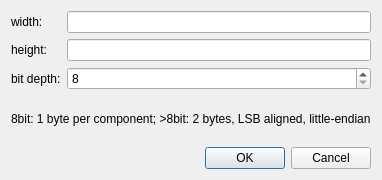
<?xml version="1.0" encoding="UTF-8"?>
<ui version="4.0">
 <class>rgbInfoDialog</class>
 <widget class="QDialog" name="rgbInfoDialog">
  <property name="geometry">
   <rect>
    <x>0</x>
    <y>0</y>
    <width>358</width>
    <height>180</height>
   </rect>
  </property>
  <property name="maximumSize">
   <size>
    <width>360</width>
    <height>200</height>
   </size>
  </property>
  <property name="windowTitle">
   <string>RGB info setting</string>
  </property>
  <layout class="QVBoxLayout" name="verticalLayout">
   <item>
    <layout class="QGridLayout" name="gridLayout">
     <item row="0" column="0">
      <widget class="QLabel" name="widthLabel">
       <property name="text">
        <string>width:</string>
       </property>
      </widget>
     </item>
     <item row="0" column="1">
      <widget class="QLineEdit" name="widthLineEdit">
       <property name="inputMask">
        <string>D0000</string>
       </property>
       <property name="maxLength">
        <number>5</number>
       </property>
      </widget>
     </item>
     <item row="1" column="0">
      <widget class="QLabel" name="heightLabel">
       <property name="text">
        <string>height:</string>
       </property>
      </widget>
     </item>
     <item row="1" column="1">
      <widget class="QLineEdit" name="heightLineEdit">
       <property name="inputMask">
        <string>D0000</string>
       </property>
       <property name="maxLength">
        <number>5</number>
       </property>
      </widget>
     </item>
     <item row="2" column="0">
      <widget class="QLabel" name="bitDepthLabel">
       <property name="text">
        <string>bit depth:</string>
       </property>
      </widget>
     </item>
     <item row="2" column="1">
      <widget class="QSpinBox" name="bitDepthSpinBox">
       <property name="minimum">
        <number>8</number>
       </property>
       <property name="maximum">
        <number>16</number>
       </property>
       <property name="singleStep">
        <number>2</number>
       </property>
      </widget>
     </item>
     <item row="3" column="0" colspan="2">
      <widget class="QLabel" name="storageHintLabel">
       <property name="text">
        <string>8bit: 1 byte per component; &gt;8bit: 2 bytes, LSB aligned, little-endian</string>
       </property>
      </widget>
     </item>
    </layout>
   </item>
   <item>
    <widget class="QDialogButtonBox" name="buttonBox">
     <property name="orientation">
      <enum>Qt::Horizontal</enum>
     </property>
     <property name="standardButtons">
      <set>QDialogButtonBox::Cancel|QDialogButtonBox::Ok</set>
     </property>
    </widget>
   </item>
  </layout>
 </widget>
 <resources/>
 <connections>
  <connection>
   <sender>buttonBox</sender>
   <signal>accepted()</signal>
   <receiver>rgbInfoDialog</receiver>
   <slot>accept()</slot>
   <hints>
    <hint type="sourcelabel">
     <x>248</x>
     <y>254</y>
    </hint>
    <hint type="destinationlabel">
     <x>157</x>
     <y>274</y>
    </hint>
   </hints>
  </connection>
  <connection>
   <sender>buttonBox</sender>
   <signal>rejected()</signal>
   <receiver>rgbInfoDialog</receiver>
   <slot>reject()</slot>
   <hints>
    <hint type="sourcelabel">
     <x>316</x>
     <y>260</y>
    </hint>
    <hint type="destinationlabel">
     <x>286</x>
     <y>274</y>
    </hint>
   </hints>
  </connection>
 </connections>
</ui>
